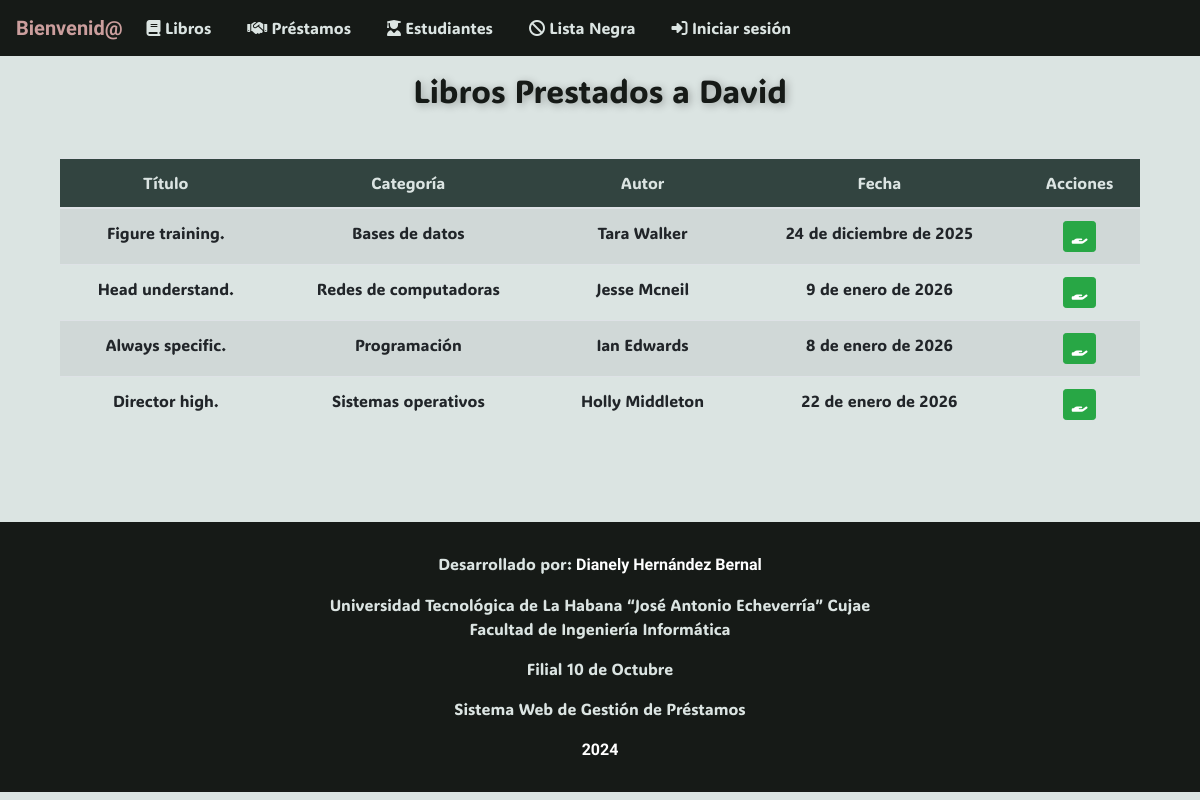
/estudiantes/1181/, run on the app's committed database.
### app/models.py (models this page shows, shortened)
class Estudiante(models.Model):
    nombre = models.CharField(max_length=30)
    apellidos = models.CharField(max_length=30)
    edad = models.IntegerField()
    anno_academico = models.IntegerField()
    CI = models.CharField(max_length=11, unique=True, validators=[RegexValidator(r'^\d{11}$')])
    telefono = models.CharField(max_length=8, validators=[RegexValidator(r'^\d{8}$')])

class Prestamo(models.Model):
    fecha = models.DateField()
    estudiante = models.ForeignKey(Estudiante, on_delete=models.CASCADE)
    libro = models.ForeignKey(Libro, on_delete=models.CASCADE)

class Libro(models.Model):
    titulo = models.CharField(max_length=30)
    categoria = models.CharField(max_length=30, choices=LIBRO_CATEGORIA)
    cantidad_disponible = models.IntegerField()
    cantidad_prestada = models.IntegerField()
    autor = models.CharField(max_length=30)
    editorial = models.CharField(max_length=30)
    descripcion = models.TextField()

### app/views.py (the view)
class EstudianteDetailView(DetailView):
    model = Estudiante
    template_name = "app/estudiante_detail.html"
    def get_context_data(self, **kwargs):
        context = super().get_context_data(**kwargs)
        estudiante = self.get_object()
        prestamos = Prestamo.objects.filter(estudiante=estudiante)
        if not prestamos:
            prestamos = ListaNegra.objects.filter(estudiante=estudiante)
        context["prestamos"] = prestamos
        return context

### app/templates/app/estudiante_detail.html (shortened to what this page needs)
{% extends 'app/base.html' %}
{% block content %}
<div class="container mt-3">
    <h2 class="text-center display-5" style="animation: pulse 1.5s 1; text-shadow: 2px 2px 8px rgba(0, 0, 0, 0.3);">
        Libros Prestados a {{ estudiante.nombre }}
    </h2>
    <table class="table table-striped text-center mt-5">
        <thead class="secondary-color">
            <tr>
                <th scope="col">Título</th>
                <th scope="col">Categoría</th>
                <th scope="col">Autor</th>
                <th scope="col">Fecha</th>
                <th scope="col">Acciones</th>
            </tr>
        </thead>
        <tbody>
            {% for prestamo in prestamos %}
            <tr>
                <td>{{ prestamo.libro.titulo }}</td>
                <td>{{ prestamo.libro.get_categoria_display }}</td>
                <td>{{ prestamo.libro.autor }}</td>
                <td>{{ prestamo.fecha }}</td>
                <td>
                    <a href="{% url 'devolver_libro' libro_id=prestamo.libro.id estudiante_id=estudiante.id success_url='estudiante-detail' %}" class="btn btn-success btn-sm"><i class="fas fa-hand-holding"></i></a>
                </td>
            </tr>
            {% empty %}
            <tr>
                <td colspan="6" class="text-center">No hay libros prestados por este estudiante.</td>
            </tr>
            {% endfor %}
        </tbody>
    </table>
    <div class="d-flex justify-content-between mt-4">
    </div>
</div>
{% endblock %}

### app/templates/app/base.html (style rules this page uses)
:root { --color-primario: #161a17; --color-secundario: #324440; --color-terciario: #dbe4e2; --color-cuarto: #cb9e9d; }
body { background-color: var(--color-terciario); }
.secondary-color { background-color: var(--color-secundario); color: var(--color-terciario); }
a { color: var(--color-primario) }
h1, h2, h3, h4 { color: var(--color-primario); }
* { font-family: ADLaM Display, Ubuntu; font-weight: 400; }

### data on the page
Estudiante: nombre "David"
Prestamo: libro.titulo "Figure training.", libro.categoria "Bases de datos", libro.autor "Tara Walker", fecha "24 de diciembre de 2025"
Prestamo: libro.titulo "Head understand.", libro.categoria "Redes de computadoras", libro.autor "Jesse Mcneil", fecha "9 de enero de 2026"
Prestamo: libro.titulo "Always specific.", libro.categoria "Programación", libro.autor "Ian Edwards", fecha "8 de enero de 2026"
Prestamo: libro.titulo "Director high.", libro.categoria "Sistemas operativos", libro.autor "Holly Middleton", fecha "22 de enero de 2026"
